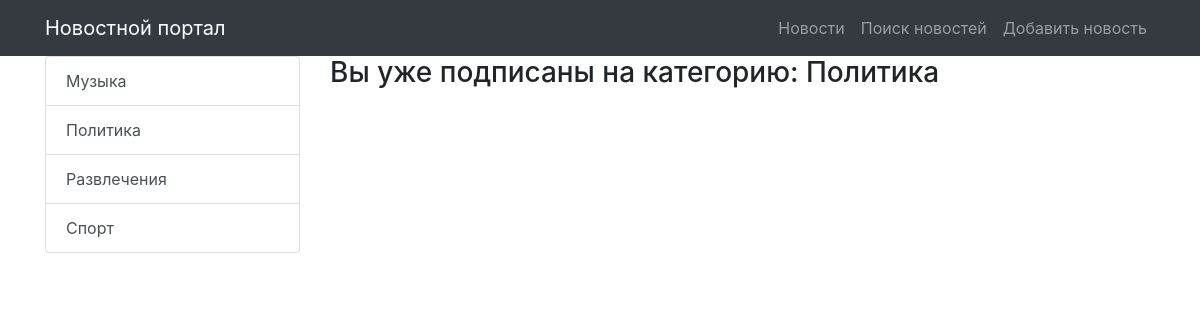
The app's page /news/category/19/subscribe (signed in) with its own data.
### news/models.py (models this page shows)
class Category(models.Model):
    title = models.CharField(max_length=255, unique=True, verbose_name='Название категории')
    subscribers = models.ManyToManyField(User)
    class Meta:
        verbose_name = 'Категория'
        verbose_name_plural = 'Категории'
        ordering = ['title']
    def __str__(self):
        return f"{self.title}"
    def get_absolute_url(self):
        return reverse('news_category', kwargs={'category_id': self.pk})

### news/views.py (the view)
# urls.py: path('category/<int:category_id>/subscribe', SubscribeView.as_view(), name='subscribe'),
class SubscribeView(LoginRequiredMixin, View):
    def get(self, request, category_id, *args, **kwargs):
        user = self.request.user
        category = Category.objects.get(pk=category_id)
        if not category.subscribers.filter(pk=user.pk):
            is_subscriber = False
            category.subscribers.add(user)
        else:
            is_subscriber = True
        context = {
            'categories': Category.objects.all(),
            'category': Category.objects.get(pk=category_id),
            'is_subscriber': is_subscriber
        }
        return render(request, 'subscribe_category.html', context)

### templates/subscribe_category.html (shortened to what this page needs)
{% extends 'default.html' %}
{% block content %}
{% if not is_subscriber %}
    <h3> Вы подписались на категорию: {{ category }}</h3>
{% else %}
    <h3> Вы уже подписаны на категорию: {{ category }}</h3>
{% endif %}
{% endblock content %}

### templates/default.html (shortened to what this page needs)
{% load static %}
<!DOCTYPE html>
<html lang="en">
<head>
    <link href="{% static 'vendor/bootstrap/css/bootstrap.min.css' %}" rel="stylesheet">
</head>
<body>
{% load cache %}
{% cache 30 nav %}
{% block nav %}
<nav class="navbar navbar-expand-lg navbar-dark bg-dark static-top">
    <div class="container">
        <a class="navbar-brand" href="/news/">Новостной портал</a>
        <div class="collapse navbar-collapse" id="navbarResponsive">
            <ul class="navbar-nav ml-auto">
                <li class="nav-item">
                    <a class="nav-link" href="/news/">Новости</a>
                </li>
                <li class="nav-item">
                    <a class="nav-link" href="{% url 'news_search' %}">Поиск новостей</a>
                </li>
                <li class="nav-item">
                    <a class="nav-link" href="{% url 'news_add' %}">Добавить новость</a>
                </li>
            </ul>
        </div>
    </div>
</nav>
{% endblock %}
{% endcache %}
<div class="container">
    <div class="row">
        <div class="col-md-3">
            <div class="list-group">
                {% for item in categories %}
                <a href="{{ item.get_absolute_url }}" class="list-group-item list-group-item-action">
                    {{ item.title }}
                </a>
                {% endfor %}
            </div>
        </div>
        <div class="col-md-9">
            {% block content %}
            {% endblock content %}
        </div>
    </div>
</div>
</body>
</html>

### records on screen
Category: title "Музыка"
Category: title "Политика"
Category: title "Развлечения"
Category: title "Спорт"
